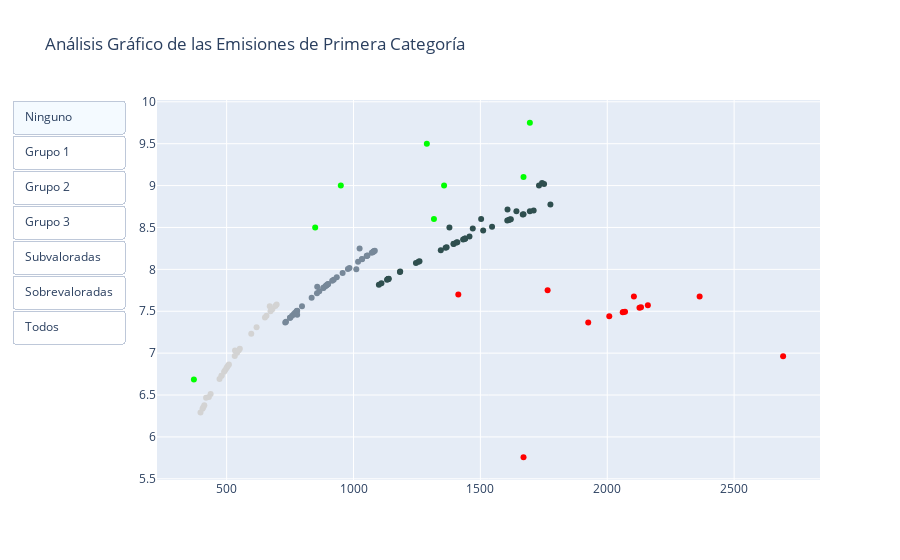

Write notebook code for a chart like this one.
### Markdown cell above
Ahora analizaremos una categoría, la más alta (**`01000`**) para saber más de cerca que es lo que sucede:

### Code cell
### # Generando el dataset

g1 = [90,834,778,56,300,883,265,235,233,102,14,795,294,295,89,296,856,854,245,85,873,82,
     279,808,830,62,67,877,114,888]
g2 = [280,838,865,839,257,835,124,860,297,133,127,266,857,125,855,86,103,798,796,251,299,
     874,87,105,234,867,83,281,74,812,776,106,833,129,115,282,3,827,4,885,69,263,819]
g3 = [47,868,57,861,91,298,862,66,820,128,236,84,75,70,274,813,130,821,107,5,828,886,264,
     878,831,63,43,131,797,126,48,88,237,889,44,15,275,41,146,814,22,818,108]

subvaloradas = [278,78,65,869,42,293,132,870]
sobrevaloradas = [283,45,148,879,16,109,110,111,112,267,113,880,284,881]

x1 = datos.loc[g1]['PLAZO POR VENCER'] 
y1 = datos.loc[g1]['TASA NOMINAL EQUIVALENTE %'] 
x2 = datos.loc[g2]['PLAZO POR VENCER'] 
y2 = datos.loc[g2]['TASA NOMINAL EQUIVALENTE %'] 
x3 = datos.loc[g3]['PLAZO POR VENCER'] 
y3 = datos.loc[g3]['TASA NOMINAL EQUIVALENTE %']

x4 = datos.loc[subvaloradas]['PLAZO POR VENCER'] 
y4 = datos.loc[subvaloradas]['TASA NOMINAL EQUIVALENTE %'] 
x5 = datos.loc[sobrevaloradas]['PLAZO POR VENCER'] 
y5 = datos.loc[sobrevaloradas]['TASA NOMINAL EQUIVALENTE %']

# Creando el gráfico
fig = go.Figure()

# Añadiendo los trazos
fig.add_trace(
    go.Scatter(
        x=x1,
        y=y1,
        mode="markers",
        text=datos.loc[g1]['EMISOR'],
        marker=dict(color="lightgray")
    )
)

fig.add_trace(
    go.Scatter(
        x=x2,
        y=y2,
        mode="markers",
        text=datos.loc[g2]['EMISOR'],
        marker=dict(color="lightslategrey")
    )
)

fig.add_trace(
    go.Scatter(
        x=x3,
        y=y3,
        mode="markers",
        text=datos.loc[g3]['EMISOR'],
        marker=dict(color="darkslategrey")
    )
)

fig.add_trace(
    go.Scatter(
        x=x4,
        y=y4,
        mode="markers",
        text=datos.loc[subvaloradas]['EMISOR'],
        marker=dict(color="lime")
    )
)

fig.add_trace(
    go.Scatter(
        x=x5,
        y=y5,
        mode="markers",
        text=datos.loc[sobrevaloradas]['EMISOR'],
        marker=dict(color="red")
    )
)

# Creando los botones que añaden los poligonos
cluster1 = [dict(type="square",
                            xref="x", yref="y",
                            x0=min(x1), y0=min(y1),
                            x1=max(x1), y1=max(y1),
                            line=dict(color="lightgray"))]
cluster2 = [dict(type="square",
                            xref="x", yref="y",
                            x0=min(x2), y0=min(y2),
                            x1=max(x2), y1=max(y2),
                            line=dict(color="lightslategrey"))]
cluster3 = [dict(type="square",
                            xref="x", yref="y",
                            x0=min(x3), y0=min(y3),
                            x1=max(x3), y1=max(y3),
                            line=dict(color="darkslategrey"))]


cluster4 = [dict(type="square",
                            xref="x", yref="y",
                            x0=x-30, y0=y-0.1,
                            x1=x+30, y1=y+0.1,
                            line=dict(color="lime")) for x,y in zip(x4,y4)]

cluster5 = [dict(type="square",
                            xref="x", yref="y",
                            x0=x-30, y0=y-0.1,
                            x1=x+30, y1=y+0.1,
                            line=dict(color="red")) for x,y in zip(x5,y5)]


fig.update_layout(
    updatemenus=[
        dict(
            type="buttons",
            buttons=[
                dict(label="Ninguno",
                     method="relayout",
                     args=["shapes", []]),
                dict(label="Grupo 1",
                     method="relayout",
                     args=["shapes", cluster1]),
                dict(label="Grupo 2",
                     method="relayout",
                     args=["shapes", cluster2]),
                dict(label="Grupo 3",
                     method="relayout",
                     args=["shapes", cluster3]),
                dict(label="Subvaloradas",
                     method="relayout",
                     args=["shapes", cluster4]),
                dict(label="Sobrevaloradas",
                     method="relayout",
                     args=["shapes", cluster5]),                
                dict(label="Todos",
                     method="relayout",
                     args=["shapes", cluster1 + cluster2 + cluster3 + cluster4 + cluster5])
            ],
        )
    ]
)

fig.update_layout(
    title_text="Análisis Gráfico de las Emisiones de Primera Categoría",
    showlegend=False,
)

fig.show()

### Figure 1 — Plotly figure (JSON) as saved in the notebook; plotly's stock layout.template omitted (floating-point values rounded to 4 significant figures)
{"data": [{"marker": {"color": "lightgray"}, "mode": "markers", "text": ["CORPORACION JCEVCORP CIA. LTDA", "RYC S.A.", "MUNDO DEPORTIVO MEDEPORT S.A.", "CEPSA S.A.", "MEGAPROFER S.A.", "TOYOTA DEL ECUADOR S.A.", "INMOBILIARIA LAVIE S.A.", "FISA FUNDICIONES INDUSTRIALES S.A.", "FIRMESA INDUSTRIAL CIA. LTDA.", "DIPAC MANTA S.A.", "AGRIPAC S.A.", "PLASTICOS RIVAL CIA. LTDA.", "MAREAUTO S.A.", "MAREAUTO S.A.", "CORPORACION JARRIN HERRERA CIA. LTDA.", "MAREAUTO S.A.", "SOUTH ECUAMERIDIAN S.A.", "SOCIEDAD INDUSTRIAL GANADERA ELORDEÑO S.A.", "HUMANITAS S.A.", "CORPORACION JARRIN HERRERA CIA. LTDA.", "SURPAPELCORP S.A.", "CORPORACION EL ROSADO S.A.", "LA FABRIL S.A.", "PRODUCTORA CARTONERA S.A.", "RIPCONCIV CONSTRUCCIONES CIVILES CIA. LTDA.", "COMPANIA AZUCARERA VALDEZ S.A.", "COMPAÑIA PETROLEOS DE LOS RIOS PETROLRIOS C.A.", "TIENDAS INDUSTRIALES ASOCIADAS TIA S.A.", "DOLTREX S.A.", "UNIVERSAL SWEET INDUSTRIES S.A."], "type": "scatter", "x": [397, 405, 408, 412, 419, 430, 437, 472, 480, 480, 490, 494, 499, 502, 506, 509, 532, 533, 541, 548, 552, 597, 618, 651, 657, 670, 673, 680, 692, 697], "y": [6.29, 6.337, 6.354, 6.377, 6.467, 6.476, 6.514, 6.692, 6.731, 6.731, 6.778, 6.797, 6.82, 6.834, 6.852, 6.866, 6.967, 7.032, 7.006, 7.035, 7.052, 7.23, 7.309, 7.426, 7.447, 7.561, 7.501, 7.524, 7.563, 7.58]}, {"marker": {"color": "lightslategrey"}, "mode": "markers", "text": ["LA FABRIL S.A.", "SERTECPET S.A.", "SUPERDEPORTE S.A.", "SERTECPET S.A.", "INDUSTRIA LOJANA DE ESPECERIAS ILE C.A.", "RYC S.A.", "EDESA S.A.", "SUMESA S.A", "MAREAUTO S.A.", "EMPRESA DURINI INDUSTRIA DE MADERA C.A. EDIMCA", "EDESA S.A.", "INMOBILIARIA LAVIE S.A.", "SOUTH ECUAMERIDIAN S.A.", "EDESA S.A.", "SOCIEDAD INDUSTRIAL GANADERA ELORDEÑO S.A.", "CORPORACION JARRIN HERRERA CIA. LTDA.", "DIPAC MANTA S.A.", "PREDUCA S.A.", "PLASTICOS RIVAL CIA. LTDA.", "IMPORTADORA VEGA S.A.", "MEGAPRODUCTOS S.A.", "SURPAPELCORP S.A.", "CORPORACION JARRIN HERRERA CIA. LTDA.", "DISTRIBUIDORA DE LIBROS Y PAPELERIA DILIPA CIA. LTDA.", "FIRMESA INDUSTRIAL CIA. LTDA.", "SUPERDEPORTE S.A.", "CORPORACION EL ROSADO S.A.", "LA FABRIL S.A.", "CONSTRUCTORA COVIGON C.A.", "PRODUCTORA CARTONERA S.A.", "MINUTOCORP S.A.", "DISTRIBUIDORA DE LIBROS Y PAPELERIA DILIPA CIA. LTDA.", "ROMERO & PAZMIÑO INGENIERÍA INMOBILIARIA S.A.", "ELECTROCABLES C.A.", "DOLTREX S.A.", "LA FABRIL S.A.", "ADITIVOS Y ALIMENTOS S.A. ADILISA", "REYLACTEOS C.L.", "ADITIVOS Y ALIMENTOS S.A. ADILISA", "TUBERIAS PACIFICO S.A. TUPASA", "COMPAÑIA PETROLEOS DE LOS RIOS PETROLRIOS C.A.", "INDUSTRIAS DACAR CIA LTDA", "PROMOTORES INMOBILIARIOS PRONOBIS S.A."], "type": "scatter", "x": [731, 734, 750, 750, 758, 765, 770, 775, 777, 778, 778, 797, 835, 856, 857, 865, 881, 882, 889, 893, 895, 899, 900, 916, 922, 934, 957, 978, 984, 1011, 1018, 1024, 1033, 1034, 1052, 1053, 1055, 1072, 1078, 1079, 1079, 1079, 1084], "y": [7.367, 7.376, 7.424, 7.424, 7.447, 7.468, 7.482, 7.496, 7.502, 7.505, 7.459, 7.558, 7.661, 7.715, 7.792, 7.738, 7.778, 7.78, 7.798, 7.807, 7.812, 7.822, 7.824, 7.863, 7.877, 7.905, 7.957, 8.004, 8.017, 8.0, 8.09, 8.25, 8.121, 8.123, 8.16, 8.162, 8.166, 8.199, 8.211, 8.213, 8.213, 8.213, 8.223]}, {"marker": {"color": "darkslategrey"}, "mode": "markers", "text": ["BASESURCORP S.A.", "SUPERDEPORTE S.A.", "CEPSA S.A.", "SUMESA S.A", "CORPORACION JCEVCORP CIA. LTDA", "MAREAUTO S.A.", "SUMESA S.A", "COMPAÑIA GENERAL DE COMERCIO Y MANDATO S.A.", "PROMOTORES INMOBILIARIOS PRONOBIS S.A.", "EDESA S.A.", "FUNDAMETZ S.A.", "CORPORACION EL ROSADO S.A.", "CONSTRUCTORA COVIGON C.A.", "COMPAÑIA PETROLEOS DE LOS RIOS PETROLRIOS C.A.", "INVESTEAM S.A.", "PRODUCTORA CARTONERA S.A.", "ELECTROCABLES C.A.", "PROMOTORES INMOBILIARIOS PRONOBIS S.A.", "DISTRIBUIDORA FARMACEUTICA ECUATORIANA DIFARE S.A.", "ADITIVOS Y ALIMENTOS S.A. ADILISA", "REYLACTEOS C.L.", "TUBERIAS PACIFICO S.A. TUPASA", "INDUSTRIAS DACAR CIA LTDA", "TIENDAS INDUSTRIALES ASOCIADAS TIA S.A.", "RIPCONCIV CONSTRUCCIONES CIVILES CIA. LTDA.", "COMPANIA AZUCARERA VALDEZ S.A.", "BANCO GENERAL RUMIÑAHUI S.A.", "ELECTROCABLES C.A.", "PLASTICSACKS CÍA. LTDA.", "EDESA S.A.", "CAJA CENTRAL FINANCOOP", "CORPORACION JARRIN HERRERA CIA. LTDA.", "FUNDAMETZ S.A.", "UNIVERSAL SWEET INDUSTRIES S.A.", "BANCO GUAYAQUIL S.A.", "AGROINDUSTRIAS DAJAHU S.A.", "INVESTEAM S.A.", "BANCO BOLIVARIANO C.A.", "EXTRACTORA AGRICOLA RIO MANSO EXA S.A.", "PRODUCTORA CARTONERA S.A.", "ALPHA FACTORING DEL ECUADOR ALLFACTOR S.A.", "PROMOTORES INMOBILIARIOS PRONOBIS S.A.", "DISTRIBUIDORA FARMACEUTICA ECUATORIANA DIFARE S.A."], "type": "scatter", "x": [1100, 1110, 1132, 1135, 1137, 1137, 1139, 1183, 1184, 1246, 1256, 1260, 1344, 1363, 1367, 1378, 1394, 1395, 1406, 1409, 1432, 1439, 1439, 1440, 1457, 1470, 1503, 1511, 1546, 1606, 1607, 1612, 1616, 1620, 1642, 1667, 1670, 1695, 1710, 1731, 1743, 1751, 1776], "y": [7.816, 7.835, 7.876, 7.881, 7.885, 7.885, 7.889, 7.968, 7.974, 8.075, 8.091, 8.098, 8.23, 8.258, 8.264, 8.5, 8.303, 8.305, 8.32, 8.325, 8.357, 8.367, 8.367, 8.368, 8.391, 8.487, 8.602, 8.463, 8.508, 8.583, 8.716, 8.59, 8.595, 8.599, 8.694, 8.655, 8.658, 8.694, 8.703, 9.0, 9.031, 9.019, 8.775]}, {"marker": {"color": "lime"}, "mode": "markers", "text": ["LA FABRIL S.A.", "CONSTRUCTORA E INMOBILIARIA CONSTRUECUADOR S.A.", "COMPAÑIA GENERAL DE COMERCIO Y MANDATO S.A.", "SUPERDEPORTE S.A.", "BANCO GENERAL RUMIÑAHUI S.A.", "MAQUINARIAS Y VEHICULOS S.A.  MAVESA", "EMPACADORA GRUPO GRANMAR S.A. EMPAGRAN", "SUPERDEPORTE S.A."], "type": "scatter", "x": [371, 849, 950, 1289, 1317, 1357, 1670, 1695], "y": [6.685, 8.5, 9.0, 9.5, 8.602, 9.0, 9.101, 9.75]}, {"marker": {"color": "red"}, "mode": "markers", "text": ["LA FABRIL S.A.", "BANCO PICHINCHA C.A.", "FABRICA DE ENVASES S.A. FADESA", "TIENDAS INDUSTRIALES ASOCIADAS TIA S.A.", "AGROINDUSTRIAS DAJAHU S.A.", "DISTRIBUIDORA FARMACEUTICA ECUATORIANA DIFARE S.A.", "DISTRIBUIDORA FARMACEUTICA ECUATORIANA DIFARE S.A.", "DISTRIBUIDORA FARMACEUTICA ECUATORIANA DIFARE S.A.", "DISTRIBUIDORA FARMACEUTICA ECUATORIANA DIFARE S.A.", "INMOBILIARIA LAVIE S.A.", "DISTRIBUIDORA FARMACEUTICA ECUATORIANA DIFARE S.A.", "TIENDAS INDUSTRIALES ASOCIADAS TIA S.A.", "LA FABRIL S.A.", "TIENDAS INDUSTRIALES ASOCIADAS TIA S.A."], "type": "scatter", "x": [1413, 1670, 1765, 1925, 2008, 2061, 2064, 2070, 2105, 2127, 2133, 2160, 2364, 2693], "y": [7.7, 5.757, 7.75, 7.364, 7.441, 7.487, 7.49, 7.495, 7.676, 7.543, 7.548, 7.57, 7.676, 6.962]}], "layout": {"showlegend": false, "title": {"text": "Análisis Gráfico de las Emisiones de Primera Categoría"}, "updatemenus": [{"buttons": [{"args": ["shapes", []], "label": "Ninguno", "method": "relayout"}, {"args": ["shapes", [{"line": {"color": "lightgray"}, "type": "square", "x0": 397, "x1": 697, "xref": "x", "y0": 6.29, "y1": 7.58, "yref": "y"}]], "label": "Grupo 1", "method": "relayout"}, {"args": ["shapes", [{"line": {"color": "lightslategrey"}, "type": "square", "x0": 731, "x1": 1084, "xref": "x", "y0": 7.367, "y1": 8.25, "yref": "y"}]], "label": "Grupo 2", "method": "relayout"}, {"args": ["shapes", [{"line": {"color": "darkslategrey"}, "type": "square", "x0": 1100, "x1": 1776, "xref": "x", "y0": 7.816, "y1": 9.031, "yref": "y"}]], "label": "Grupo 3", "method": "relayout"}, {"args": ["shapes", [{"line": {"color": "lime"}, "type": "square", "x0": 341, "x1": 401, "xref": "x", "y0": 6.585, "y1": 6.785, "yref": "y"}, {"line": {"color": "lime"}, "type": "square", "x0": 819, "x1": 879, "xref": "x", "y0": 8.4, "y1": 8.6, "yref": "y"}, {"line": {"color": "lime"}, "type": "square", "x0": 920, "x1": 980, "xref": "x", "y0": 8.9, "y1": 9.1, "yref": "y"}, {"line": {"color": "lime"}, "type": "square", "x0": 1259, "x1": 1319, "xref": "x", "y0": 9.4, "y1": 9.6, "yref": "y"}, {"line": {"color": "lime"}, "type": "square", "x0": 1287, "x1": 1347, "xref": "x", "y0": 8.502, "y1": 8.702, "yref": "y"}, {"line": {"color": "lime"}, "type": "square", "x0": 1327, "x1": 1387, "xref": "x", "y0": 8.9, "y1": 9.1, "yref": "y"}, {"line": {"color": "lime"}, "type": "square", "x0": 1640, "x1": 1700, "xref": "x", "y0": 9.001, "y1": 9.201, "yref": "y"}, {"line": {"color": "lime"}, "type": "square", "x0": 1665, "x1": 1725, "xref": "x", "y0": 9.65, "y1": 9.85, "yref": "y"}]], "label": "Subvaloradas", "method": "relayout"}, {"args": ["shapes", [{"line": {"color": "red"}, "type": "square", "x0": 1383, "x1": 1443, "xref": "x", "y0": 7.6, "y1": 7.8, "yref": "y"}, {"line": {"color": "red"}, "type": "square", "x0": 1640, "x1": 1700, "xref": "x", "y0": 5.657, "y1": 5.857, "yref": "y"}, {"line": {"color": "red"}, "type": "square", "x0": 1735, "x1": 1795, "xref": "x", "y0": 7.65, "y1": 7.85, "yref": "y"}, {"line": {"color": "red"}, "type": "square", "x0": 1895, "x1": 1955, "xref": "x", "y0": 7.264, "y1": 7.464, "yref": "y"}, {"line": {"color": "red"}, "type": "square", "x0": 1978, "x1": 2038, "xref": "x", "y0": 7.341, "y1": 7.541, "yref": "y"}, {"line": {"color": "red"}, "type": "square", "x0": 2031, "x1": 2091, "xref": "x", "y0": 7.387, "y1": 7.587, "yref": "y"}, {"line": {"color": "red"}, "type": "square", "x0": 2034, "x1": 2094, "xref": "x", "y0": 7.39, "y1": 7.59, "yref": "y"}, {"line": {"color": "red"}, "type": "square", "x0": 2040, "x1": 2100, "xref": "x", "y0": 7.395, "y1": 7.595, "yref": "y"}, {"line": {"color": "red"}, "type": "square", "x0": 2075, "x1": 2135, "xref": "x", "y0": 7.576, "y1": 7.776, "yref": "y"}, {"line": {"color": "red"}, "type": "square", "x0": 2097, "x1": 2157, "xref": "x", "y0": 7.443, "y1": 7.643, "yref": "y"}, {"line": {"color": "red"}, "type": "square", "x0": 2103, "x1": 2163, "xref": "x", "y0": 7.448, "y1": 7.648, "yref": "y"}, {"line": {"color": "red"}, "type": "square", "x0": 2130, "x1": 2190, "xref": "x", "y0": 7.47, "y1": 7.67, "yref": "y"}, {"line": {"color": "red"}, "type": "square", "x0": 2334, "x1": 2394, "xref": "x", "y0": 7.576, "y1": 7.776, "yref": "y"}, {"line": {"color": "red"}, "type": "square", "x0": 2663, "x1": 2723, "xref": "x", "y0": 6.862, "y1": 7.062, "yref": "y"}]], "label": "Sobrevaloradas", "method": "relayout"}, {"args": ["shapes", [{"line": {"color": "lightgray"}, "type": "square", "x0": 397, "x1": 697, "xref": "x", "y0": 6.29, "y1": 7.58, "yref": "y"}, {"line": {"color": "lightslategrey"}, "type": "square", "x0": 731, "x1": 1084, "xref": "x", "y0": 7.367, "y1": 8.25, "yref": "y"}, {"line": {"color": "darkslategrey"}, "type": "square", "x0": 1100, "x1": 1776, "xref": "x", "y0": 7.816, "y1": 9.031, "yref": "y"}, {"line": {"color": "lime"}, "type": "square", "x0": 341, "x1": 401, "xref": "x", "y0": 6.585, "y1": 6.785, "yref": "y"}, {"line": {"color": "lime"}, "type": "square", "x0": 819, "x1": 879, "xref": "x", "y0": 8.4, "y1": 8.6, "yref": "y"}, {"line": {"color": "lime"}, "type": "square", "x0": 920, "x1": 980, "xref": "x", "y0": 8.9, "y1": 9.1, "yref": "y"}, {"line": {"color": "lime"}, "type": "square", "x0": 1259, "x1": 1319, "xref": "x", "y0": 9.4, "y1": 9.6, "yref": "y"}, {"line": {"color": "lime"}, "type": "square", "x0": 1287, "x1": 1347, "xref": "x", "y0": 8.502, "y1": 8.702, "yref": "y"}, {"line": {"color": "lime"}, "type": "square", "x0": 1327, "x1": 1387, "xref": "x", "y0": 8.9, "y1": 9.1, "yref": "y"}, {"line": {"color": "lime"}, "type": "square", "x0": 1640, "x1": 1700, "xref": "x", "y0": 9.001, "y1": 9.201, "yref": "y"}, {"line": {"color": "lime"}, "type": "square", "x0": 1665, "x1": 1725, "xref": "x", "y0": 9.65, "y1": 9.85, "yref": "y"}, {"line": {"color": "red"}, "type": "square", "x0": 1383, "x1": 1443, "xref": "x", "y0": 7.6, "y1": 7.8, "yref": "y"}, {"line": {"color": "red"}, "type": "square", "x0": 1640, "x1": 1700, "xref": "x", "y0": 5.657, "y1": 5.857, "yref": "y"}, {"line": {"color": "red"}, "type": "square", "x0": 1735, "x1": 1795, "xref": "x", "y0": 7.65, "y1": 7.85, "yref": "y"}, {"line": {"color": "red"}, "type": "square", "x0": 1895, "x1": 1955, "xref": "x", "y0": 7.264, "y1": 7.464, "yref": "y"}, {"line": {"color": "red"}, "type": "square", "x0": 1978, "x1": 2038, "xref": "x", "y0": 7.341, "y1": 7.541, "yref": "y"}, {"line": {"color": "red"}, "type": "square", "x0": 2031, "x1": 2091, "xref": "x", "y0": 7.387, "y1": 7.587, "yref": "y"}, {"line": {"color": "red"}, "type": "square", "x0": 2034, "x1": 2094, "xref": "x", "y0": 7.39, "y1": 7.59, "yref": "y"}, {"line": {"color": "red"}, "type": "square", "x0": 2040, "x1": 2100, "xref": "x", "y0": 7.395, "y1": 7.595, "yref": "y"}, {"line": {"color": "red"}, "type": "square", "x0": 2075, "x1": 2135, "xref": "x", "y0": 7.576, "y1": 7.776, "yref": "y"}, {"line": {"color": "red"}, "type": "square", "x0": 2097, "x1": 2157, "xref": "x", "y0": 7.443, "y1": 7.643, "yref": "y"}, {"line": {"color": "red"}, "type": "square", "x0": 2103, "x1": 2163, "xref": "x", "y0": 7.448, "y1": 7.648, "yref": "y"}, {"line": {"color": "red"}, "type": "square", "x0": 2130, "x1": 2190, "xref": "x", "y0": 7.47, "y1": 7.67, "yref": "y"}, {"line": {"color": "red"}, "type": "square", "x0": 2334, "x1": 2394, "xref": "x", "y0": 7.576, "y1": 7.776, "yref": "y"}, {"line": {"color": "red"}, "type": "square", "x0": 2663, "x1": 2723, "xref": "x", "y0": 6.862, "y1": 7.062, "yref": "y"}]], "label": "Todos", "method": "relayout"}], "type": "buttons"}]}}
